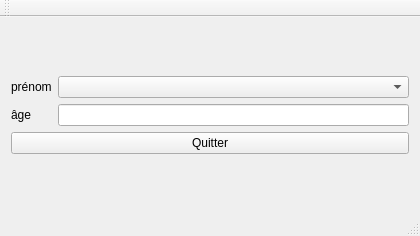
<?xml version="1.0" encoding="UTF-8"?>
<ui version="4.0">
 <class>MainWindow</class>
 <widget class="QMainWindow" name="MainWindow">
  <property name="geometry">
   <rect>
    <x>0</x>
    <y>0</y>
    <width>420</width>
    <height>236</height>
   </rect>
  </property>
  <property name="windowTitle">
   <string>MainWindow</string>
  </property>
  <widget class="QWidget" name="centralWidget">
   <layout class="QGridLayout" name="gridLayout_2">
    <item row="0" column="0">
     <layout class="QGridLayout" name="gridLayout">
      <item row="0" column="0">
       <layout class="QHBoxLayout" name="horizontalLayout">
        <item>
         <layout class="QVBoxLayout" name="verticalLayout">
          <item>
           <widget class="QLabel" name="label">
            <property name="text">
             <string>prénom</string>
            </property>
            <property name="buddy">
             <cstring>comboBox</cstring>
            </property>
           </widget>
          </item>
          <item>
           <widget class="QLabel" name="label_2">
            <property name="text">
             <string>âge</string>
            </property>
            <property name="buddy">
             <cstring>lineEdit</cstring>
            </property>
           </widget>
          </item>
         </layout>
        </item>
        <item>
         <layout class="QVBoxLayout" name="verticalLayout_2">
          <item>
           <widget class="QComboBox" name="comboBox"/>
          </item>
          <item>
           <widget class="QLineEdit" name="lineEdit"/>
          </item>
         </layout>
        </item>
       </layout>
      </item>
      <item row="1" column="0">
       <widget class="QPushButton" name="pushButton">
        <property name="text">
         <string>Quitter</string>
        </property>
       </widget>
      </item>
     </layout>
    </item>
   </layout>
  </widget>
  <widget class="QMenuBar" name="menuBar">
   <property name="geometry">
    <rect>
     <x>0</x>
     <y>0</y>
     <width>420</width>
     <height>22</height>
    </rect>
   </property>
  </widget>
  <widget class="QToolBar" name="mainToolBar">
   <attribute name="toolBarArea">
    <enum>TopToolBarArea</enum>
   </attribute>
   <attribute name="toolBarBreak">
    <bool>false</bool>
   </attribute>
  </widget>
  <widget class="QStatusBar" name="statusBar"/>
 </widget>
 <layoutdefault spacing="6" margin="11"/>
 <resources/>
 <connections/>
</ui>
